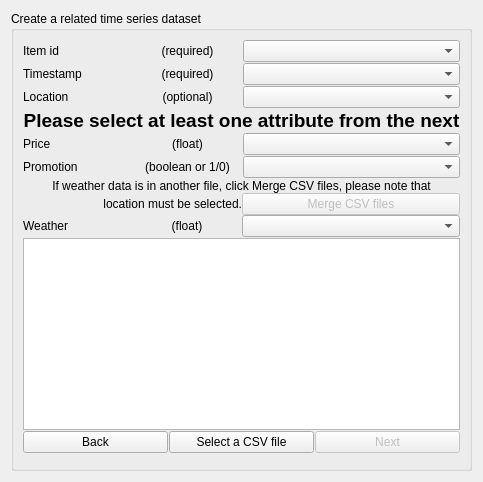
        <widget class="QWidget" name="create_related_dataset_page">
         <layout class="QVBoxLayout" name="verticalLayout_52">
          <item>
           <widget class="QGroupBox" name="groupbox_create_predictor_4">
            <property name="title">
             <string>Create a related time series dataset</string>
            </property>
            <layout class="QVBoxLayout" name="verticalLayout_53">
             <item>
              <layout class="QVBoxLayout" name="verticalLayout_19" stretch="0,0,0,0,0,0,0,0,0">
               <property name="spacing">
                <number>1</number>
               </property>
               <item>
                <layout class="QHBoxLayout" name="horizontalLayout_23" stretch="1,1,2">
                 <item>
                  <widget class="QLabel" name="label_13">
                   <property name="text">
                    <string>Item id</string>
                   </property>
                  </widget>
                 </item>
                 <item>
                  <widget class="QLabel" name="label_18">
                   <property name="text">
                    <string>(required)</string>
                   </property>
                   <property name="alignment">
                    <set>Qt::AlignCenter</set>
                   </property>
                  </widget>
                 </item>
                 <item>
                  <widget class="QComboBox" name="related_item_id_combobox"/>
                 </item>
                </layout>
               </item>
               <item>
                <layout class="QHBoxLayout" name="horizontalLayout_24" stretch="1,1,2">
                 <item>
                  <widget class="QLabel" name="label_14">
                   <property name="text">
                    <string>Timestamp</string>
                   </property>
                  </widget>
                 </item>
                 <item>
                  <widget class="QLabel" name="label_19">
                   <property name="text">
                    <string>(required)</string>
                   </property>
                   <property name="alignment">
                    <set>Qt::AlignCenter</set>
                   </property>
                  </widget>
                 </item>
                 <item>
                  <widget class="QComboBox" name="related_timestamp_combobox"/>
                 </item>
                </layout>
               </item>
               <item>
                <layout class="QHBoxLayout" name="horizontalLayout_30" stretch="1,1,2">
                 <item>
                  <widget class="QLabel" name="label_27">
                   <property name="text">
                    <string>Location</string>
                   </property>
                  </widget>
                 </item>
                 <item>
                  <widget class="QLabel" name="label_28">
                   <property name="text">
                    <string>(optional)</string>
                   </property>
                   <property name="alignment">
                    <set>Qt::AlignCenter</set>
                   </property>
                  </widget>
                 </item>
                 <item>
                  <widget class="QComboBox" name="related_location_combobox"/>
                 </item>
                </layout>
               </item>
               <item>
                <widget class="QLabel" name="label_3">
                 <property name="font">
                  <font>
                   <pointsize>14</pointsize>
                   <weight>75</weight>
                   <italic>false</italic>
                   <bold>true</bold>
                  </font>
                 </property>
                 <property name="text">
                  <string>Please select at least one attribute from the next</string>
                 </property>
                 <property name="alignment">
                  <set>Qt::AlignCenter</set>
                 </property>
                </widget>
               </item>
               <item>
                <layout class="QHBoxLayout" name="horizontalLayout_26" stretch="1,1,2">
                 <item>
                  <widget class="QLabel" name="label_16">
                   <property name="text">
                    <string>Price</string>
                   </property>
                  </widget>
                 </item>
                 <item>
                  <widget class="QLabel" name="label_23">
                   <property name="text">
                    <string>(float)</string>
                   </property>
                   <property name="alignment">
                    <set>Qt::AlignCenter</set>
                   </property>
                  </widget>
                 </item>
                 <item>
                  <widget class="QComboBox" name="related_price_combobox"/>
                 </item>
                </layout>
               </item>
               <item>
                <layout class="QHBoxLayout" name="horizontalLayout_28" stretch="1,1,2">
                 <item>
                  <widget class="QLabel" name="label_17">
                   <property name="text">
                    <string>Promotion</string>
                   </property>
                  </widget>
                 </item>
                 <item>
                  <widget class="QLabel" name="label_24">
                   <property name="text">
                    <string>(boolean or 1/0)</string>
                   </property>
                   <property name="alignment">
                    <set>Qt::AlignCenter</set>
                   </property>
                  </widget>
                 </item>
                 <item>
                  <widget class="QComboBox" name="related_promotion_combobox"/>
                 </item>
                </layout>
               </item>
               <item>
                <layout class="QVBoxLayout" name="verticalLayout_62">
                 <property name="spacing">
                  <number>0</number>
                 </property>
                 <item>
                  <widget class="QLabel" name="label_26">
                   <property name="text">
                    <string>If weather data is in another file, click Merge CSV files, please note that</string>
                   </property>
                   <property name="alignment">
                    <set>Qt::AlignCenter</set>
                   </property>
                   <property name="wordWrap">
                    <bool>true</bool>
                   </property>
                  </widget>
                 </item>
                 <item>
                  <layout class="QHBoxLayout" name="horizontalLayout_8" stretch="1,1">
                   <item>
                    <widget class="QLabel" name="label_22">
                     <property name="text">
                      <string>location must be selected.</string>
                     </property>
                     <property name="alignment">
                      <set>Qt::AlignRight|Qt::AlignTrailing|Qt::AlignVCenter</set>
                     </property>
                    </widget>
                   </item>
                   <item>
                    <widget class="QPushButton" name="related_merge_pb">
                     <property name="enabled">
                      <bool>false</bool>
                     </property>
                     <property name="text">
                      <string>Merge CSV files</string>
                     </property>
                    </widget>
                   </item>
                  </layout>
                 </item>
                 <item>
                  <layout class="QHBoxLayout" name="horizontalLayout_25" stretch="1,1,2">
                   <item>
                    <widget class="QLabel" name="label_15">
                     <property name="text">
                      <string>Weather </string>
                     </property>
                    </widget>
                   </item>
                   <item>
                    <widget class="QLabel" name="label_8">
                     <property name="text">
                      <string>(float)</string>
                     </property>
                     <property name="alignment">
                      <set>Qt::AlignCenter</set>
                     </property>
                    </widget>
                   </item>
                   <item>
                    <widget class="QComboBox" name="related_weather_combobox"/>
                   </item>
                  </layout>
                 </item>
                </layout>
               </item>
               <item>
                <widget class="QTableView" name="related_dataset_preview_tableview">
                 <property name="minimumSize">
                  <size>
                   <width>0</width>
                   <height>100</height>
                  </size>
                 </property>
                </widget>
               </item>
               <item>
                <layout class="QVBoxLayout" name="verticalLayout_20">
                 <item>
                  <layout class="QHBoxLayout" name="horizontalLayout_27">
                   <item>
                    <widget class="QPushButton" name="related_back_new_dataset_pb">
                     <property name="text">
                      <string>Back</string>
                     </property>
                    </widget>
                   </item>
                   <item>
                    <widget class="QPushButton" name="related_select_csv_pb">
                     <property name="text">
                      <string>Select a CSV file</string>
                     </property>
                    </widget>
                   </item>
                   <item>
                    <widget class="QPushButton" name="related_next_new_dataset">
                     <property name="enabled">
                      <bool>false</bool>
                     </property>
                     <property name="text">
                      <string>Next</string>
                     </property>
                    </widget>
                   </item>
                  </layout>
                 </item>
                </layout>
               </item>
              </layout>
             </item>
             <item>
              <widget class="QSplitter" name="splitter_9">
               <property name="orientation">
                <enum>Qt::Vertical</enum>
               </property>
               <widget class="QSplitter" name="splitter_10">
                <property name="orientation">
                 <enum>Qt::Vertical</enum>
                </property>
               </widget>
              </widget>
             </item>
            </layout>
           </widget>
          </item>
         </layout>
        </widget>
